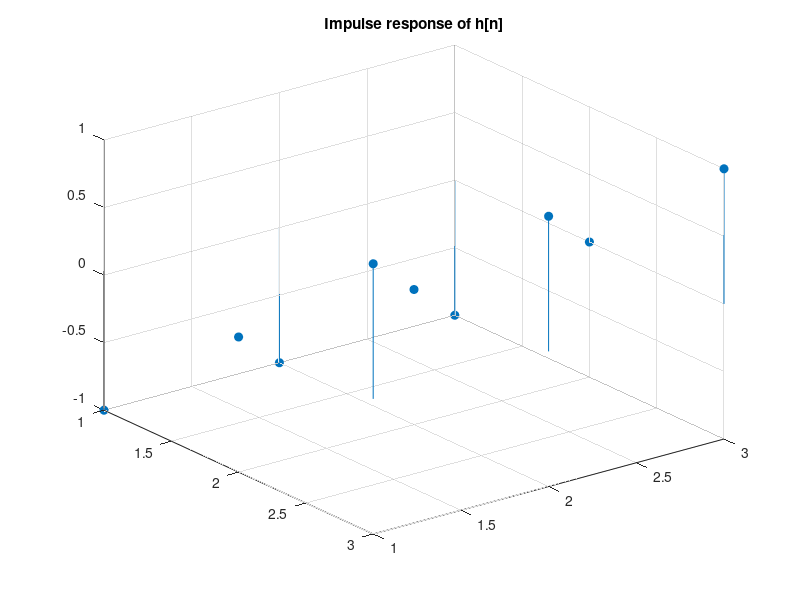

Recreate this plot in MATLAB. (Note: this script raises an error after producing the figure.)
%% Sample 7-5
%% 幾何学処理
% 畳み込みの随伴作用素
% 
% 画像処理特論
% 
% 村松 正吾 
% 
% 動作確認: MATLAB R2020a
%% Geometric image processing
% Adjoint of convolution
% 
% Advanced Topics in Image Processing
% 
% Shogo MURAMATSU
% 
% Verified: MATLAB R2020a
% 準備
% (Preparation)

close all
% インパルス応答の生成
% (Generation of impulse response)

ftype = "prewitt";
h = rot90(fspecial(ftype),2)
figure(1)
stem3(h,'filled')
axis ij
title('Impulse response of h[n]')
% 二変量循環畳み込みの行列表現
% (Matrix representation of bivariate circular convolution)
% 
% 周期 $\mathbf{Q}$ の循環畳み込み演算 (Circular convolution with period $\mathbf{Q}$)
% 
% $$\{v[\mathbf{n}]\}_\mathbf{n}=\{h[\mathbf{n}]\}_\mathbf{n} \bigcirc  \{u[\mathbf{n}]\}_\mathbf{n} 
% = \sum_{\mathbf{k}\in\Omega\subset\mathbb{Z}^2}h[\mathbf{k}]\{u[(\!(\mathbf{n}-\mathbf{k})\!)_\mathbf{Q}]\}_\mathbf{n}$$

% Input array size
N1 =6;
N2 =4;

% Find the matrix representation of the bivariate downsampling
N  = N1*N2;
T = [];
for idx = 1:N
    % Generating a standard basis vector
    e = zeros(N1,N2);
    e(idx) = 1;
    % Response to the standard basis vector
    t = imfilter(e,h,'conv','circ'); 
    T(:,idx) = t(:);
end
%% 
% 行列表現 (Matrix represntation)
%% 
% * $\mathbf{T}$

% Matrix representation of the bivariate downsampling
T
% 二変量循環畳み込みの随伴作用素
% (Adjoint operator of bivariate circular convolution)
% 
% エルミート転置 (Herimitian transposition)
%% 
% * $\mathbf{T}^H$

% Adjoint matrix of the bivariate circular convolution
T'
%% 
% 随伴作用素(Adjoint operator)
% 
% $$T^\ast(\{v[\mathbf{m}]\}_\mathbf{m})=\mathrm{vec}_{\Omega_\mathrm{u}}^{-1} 
% \circ \mathbf{T}^H\mathrm{vec}_{\Omega_\mathrm{v}}(\{v[\mathbf{m}]\}_\mathbf{m})$$

% Adjoint operator T*
adjOp = @(x) reshape(T'*x(:),[N1 N2]);
% 内積の保存の確認
% (Confirmation of the preservation of the inner product)
% 
% 入力配列の生成 (Generation of an input array) 
%% 
% * $\{u[\mathbf{n}]\}_\mathbf{n}$

% Generation of an input array u 
arrayU = randn(N1,N2);
%% 
% 循環畳み込みの出力 (Output of the circular convolution)
%% 
% * $\{v[\mathbf{m}]\}_\mathbf{m}=T(\{u[\mathbf{n}]\}_\mathbf{n})$

% Circular convolution (v=Tu)
arrayV = imfilter(arrayU,h,'conv','circ');
%% 
% 任意の出力領域配列生成(Generation of an arbitrary array in output range)

% Array generation in the same domain with arrayV
arrayY = randn(size(arrayV),'like',arrayV);
%% 
% 内積 (Inner product)          
% 
% $$\alpha=\langle \mathbf{y},\mathbf{v}\rangle=\langle\mathbf{y},\mathbf{Tu}\rangle$$

% Inner product <y,v>=<y,Tu>
innprodA = dot(arrayY(:),arrayV(:))
%% 
% 循環畳み込みの随伴作用素 (The adjoint operator of circular convolution)
% 
% $$\mathbf{r}=\mathbf{T}^H\mathbf{v}$$

% Adjoint operation of circular convolution (r=T'v)
arrayR = adjOp(arrayY)
%% 
% $$\beta=\langle \mathbf{r},\mathbf{u}\rangle=\langle\mathbf{T}^H\mathbf{y},\mathbf{u}\rangle$$

% Inner product <r,u>=<T'v,u>
innprodB = dot(arrayR(:),arrayU(:));

% Verify the preservation of the inner product
err = abs(innprodA - innprodB);
disp(['|<y,Tu> - <T''y,u>| = ' num2str(err)])
% 反転インパルス応答による循環畳み込み
% (Circular convolution with the reversal impulse response)
% 
% $$\{r[\mathbf{n}]\}_\mathbf{n}=\{\bar{h}[-\mathbf{n}]\}_\mathbf{n} \bigcirc  
% \{y[\mathbf{n}]\}_\mathbf{n} = \sum_{\mathbf{k}\in\Omega\subset\mathbb{Z}^2}\bar{h}[-\mathbf{k}]\{y[(\!(\mathbf{n}-\mathbf{k})\!)_\mathbf{Q}]\}_\mathbf{n}$$

% Revaersal impulse response
f = conj(rot90(h,2))
figure(2)
stem3(f,'filled')
axis ij
title('Impulse response of f[n]')

% Circular convolution with impulse response f
arrayS = imfilter(arrayY,f,'conv','circ')
%% 
% 行列演算とIMFILTERの比較

% Definition of MSE
mymse = @(x,y) sum((x-y).^2,'all')/numel(x);

% Evaluation
disp(['MSE between matrix operation and IMFILTER: ' num2str(mymse(arrayR,arrayS))])
%% 
% © Copyright, Shogo MURAMATSU, All rights reserved.